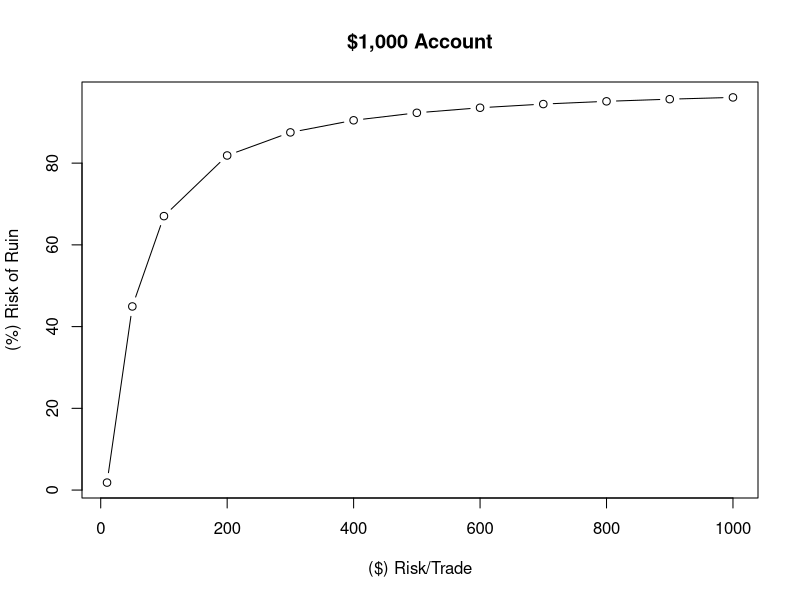

R code for this plot:
# Risk of Ruin = ((1 - (W - L)) / (1 + (W - L)))^U
#     Where:
#       W = the probability of a desirable outcome, or a win
#       L = the probability of an undesirable outcome, or a loss
#       U = the maximum number of risks that can be taken before the individual reaches their threshold for ruin

riskRuin <- function(probWin = 0.50, capital, tradeRisk) {
  U <- capital / tradeRisk
  probLoss <- 1 - probWin
  riskofRuin <-
    round(((1 - (probWin - probLoss)) / (1 + (probWin - probLoss))) ^ U, 4) * 100
  print(paste0("Your risk of ruin is: ", riskofRuin, "%"))
}

# Trader A is successful 52% of time. 48% of the time they lose. They start with $100,000 and each trade is $5,000 max loss.
# The trader's max loss is 70,000. This is the maximum number that a trader can lose before they "ruin" is 100,000/5,000 = 20.
# Their risk of ruin is calculated as
riskRuin(0.51, 1000, 10)
x <- c(1000, 900, 800, 700, 600, 500, 400, 300, 200, 100, 50, 10)
y <-  c(96.08,95.65,95.12,94.45,93.55,92.31,90.48,87.52,81.87,67.03,44.93,1.83)
plot(
  x,
  y,
  main = "$1,000 Account",
  xlab = "($) Risk/Trade",
  ylab = "(%) Risk of Ruin",
  type = "b"
)
